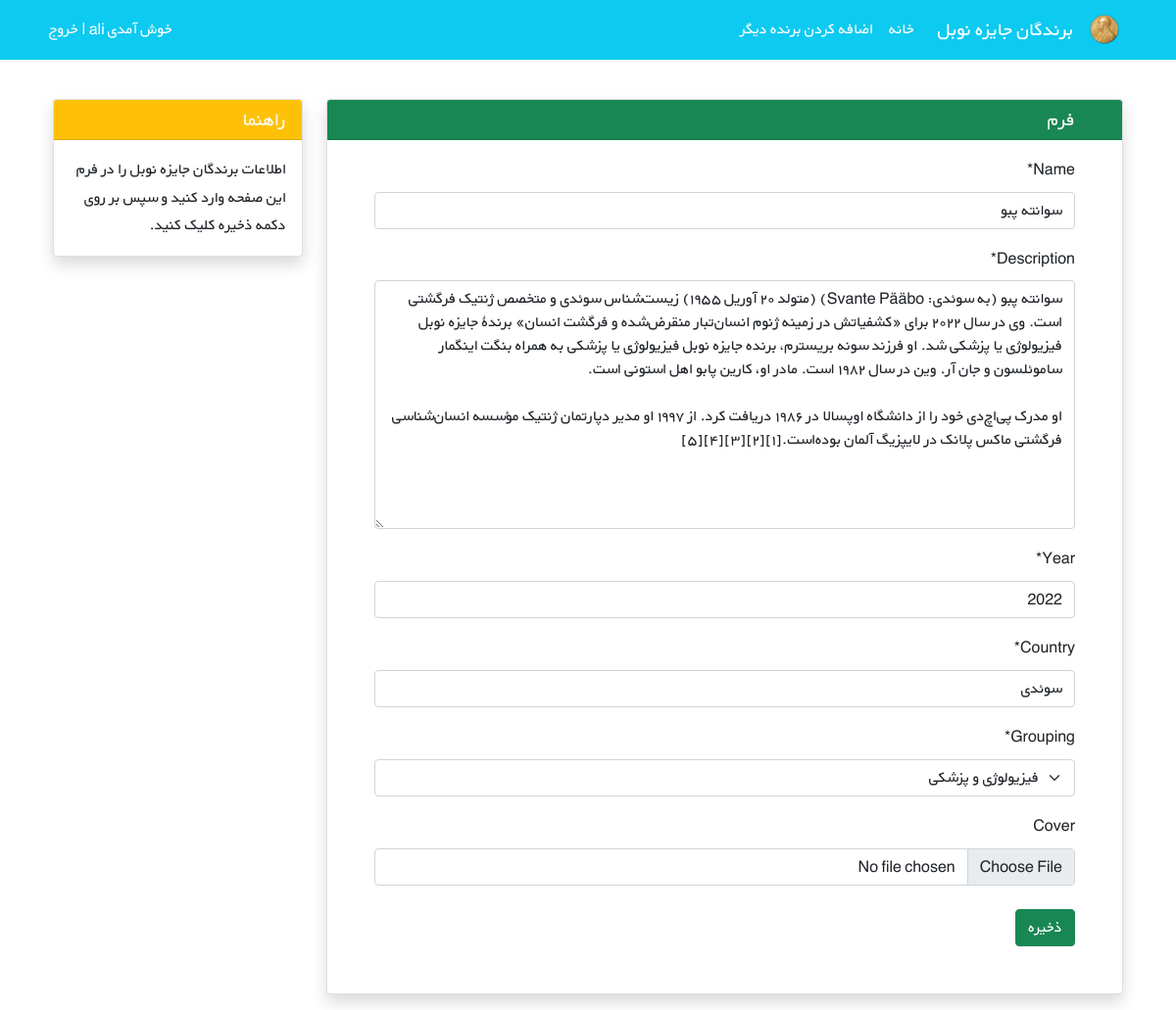
Screenshot of /nobels/3/edit/ (signed in) with the database file from the repository.
### nobels/models.py (models this page shows, shortened)
class Nobel(models.Model):
    STATUS_CHOICES = (
        ('اقتصاد', 'اقتصاد'),
        ("ادبیات", "ادبیات"),
        ('شیمی', 'شیمی'),
        ("فیزیک", "فیزیک"),
        ("صلح نوبل", "صلح نوبل"),
        ("فیزیولوژی و پزشکی", "فیزیولوژی و پزشکی"),
    )
    name = models.CharField(max_length=200)
    description = models.TextField()
    year = models.PositiveIntegerField()
    country = models.CharField(max_length=50)
    grouping = models.CharField(choices=STATUS_CHOICES, max_length=23)
    cover = models.ImageField(upload_to="covers/", blank=True)
    datetime_created = models.DateTimeField(auto_now_add=True)
    datetime_modified = models.DateTimeField(auto_now=True)

### nobels/views.py (the view)
# urls.py: path("<int:pk>/edit/", NobelUpdateView.as_view(), name="nobel_update"),
class NobelUpdateView(LoginRequiredMixin, generic.UpdateView):
    model = Nobel
    fields = ["name", "description", "year", "country", "grouping", "cover"]
    template_name = "nobels/nobel_update.html"

### nobels/templates/nobels/nobel_update.html (shortened to what this page needs)
{% extends "_base.html" %}
{% load crispy_forms_tags %}
{% block content %}
    <div class="container mt-4" dir="rtl">
        <div class="row">
            <div class="col-9">
                <div class="card shadow my-3">
                    <h5 class="card-header bg-success text-light px-5">فرم</h5>
                    <div class="px-5 pt-3 pb-5">
                        <form method="POST" enctype="multipart/form-data">
                            {{ form|crispy }}
                            <button type="submit" class="btn btn-success mt-2">ذخیره</button>
                        </form>
                    </div>
                </div>
            </div>
            <div class="col-3">
                <div class="card my-3 shadow">
                    <h5 class="card-header bg-warning text-light">راهنما</h5>
                    <div class="card-body">
                        <p class="card-text">
                            اطلاعات برندگان جایزه نوبل را در فرم این صفحه وارد کنید و سپس بر روی دکمه ذخیره کلیک کنید.
                        </p>
                    </div>
                </div>
            </div>
        </div>
    </div>
{% endblock %}

### static/css/style.css (style rules this page uses)
* { font-family: 'BYekan', sans-serif; line-height: 1.8rem; }

### rows the page displays
Nobel: name "سوانته پبو", description "سوانته پبو (به سوئدی: Svante Pääbo) (متولد ۲۰ آوریل ۱۹۵۵) زیست‌شناس سوئدی و متخصص ژنتیک فرگشتی است. وی در سال ۲۰۲۲ برای «کشفیاتش در زمینه ژنوم انسان‌تبار منقرض‌شده و فرگشت انسان» برندهٔ جایزه نوبل فیزیولوژی یا پزشکی شد. او فرزند سونه بریسترم، برنده جایزه نوبل فیزیولوژی یا پزشکی به همراه بنگت اینگمار ساموئلسون و جان آر. وین در سال ۱۹۸۲ است. مادر او، کارین پابو اهل استونی است. او مدرک پی‌اچ‌دی خود را از دانشگاه اوپسالا در ۱۹۸۶ دریافت کرد. از ۱۹۹۷ او مدیر دپارتمان ژنتیک مؤسسه انسان‌شناسی فرگشتی ماکس پلانک در لایپزیگ آلمان بوده‌است.[۱][۲][۳][۴][۵]", year "2022", country "سوئدی", grouping "فیزیولوژی و پزشکی"
